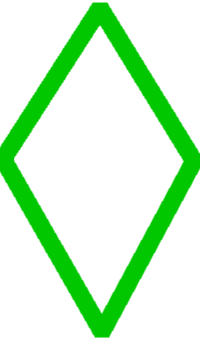
#> input picture symbolimages/greendiamond.png, 200 x 350 px
$ python -i processCards.py   (imports and definitions only)   (Python 2 division)
#> lines starting #> are read from the running program, lines starting #| are printed output that depends on the picture
# Process cards for the Set Solver game
# Stephen Mayhew - April 23, 2011

import cv
import math
import os

# Global variable for debugging. Add text to the string to catch debug flags
# Options are number, fill, color, shape
# The check is simply:
#     if "number" in debug: ...
debug = ""

class Card:
    """ A useful way to store both bounding box and attributes """

    # [6 lines left out: function __init__, not called in this run]

    def __str__(self):
        tmpShape = self.shape if self.number == 1 else self.shape + "s"
        return "Card: " + str(self.number) + " " + self.color + " " + self.fill + " " + tmpShape


# [336 lines left out: functions getThresholdsFromList, makeBoardImage, getMeaningFromCards, fillPreProcess, getFill, getShape, not called in this run]

def roundxy(pt):
    return (cv.Round(pt[0]), cv.Round(pt[1]))

# [122 lines left out: functions getColor, getNumber, findDistinctBoxes, not called in this run]


def extractCards(image):
    """
    Given an image, this will extract the cards from it.

    This returns a list of lists. The internal lists each represent
    1 card, and have length of 1, 2 or 3, depending on the number
    of symbols on the card. Each element in an internal list is
    a tuple which is the bounding box of the symbol on the card.

    It is likely that the output from this will go to the
    getMeaningFromCards() function.
    """

    # make a grayscale version
    gray = cv.CreateImage((image.width, image.height), 8, 1)
    cv.CvtColor(image, gray, cv.CV_RGB2GRAY)

    # smooth it
    cv.Smooth(gray, gray)

    # Nice to have a dynamic way of finding this! -> AdaptiveThreshold is that
    # What is this?
    thresh = 90 # play around with this
    max_value = 255
    #cv.Threshold(gray, gray, thresh, max_value, cv.CV_THRESH_BINARY)
    #cv.AdaptiveThreshold(gray,gray,max_value,blockSize=11)

    cpy1 = cv.CloneImage(gray)
    cv.Canny(gray, gray, 50,100)

    #cv.Erode(gray, gray)
    #cv.Erode(gray, gray)
    cv.Dilate(gray, gray)

    #cv.Not(gray,gray)
    #cv.ShowImage("sub", gray)
    #cv.WaitKey(0)

    storage = cv.CreateMemStorage (0)

    cpy = cv.CloneImage(gray)
    contours = cv.FindContours( cpy, storage, cv.CV_RETR_LIST, cv.CV_CHAIN_APPROX_SIMPLE, (0,0) );
    #contours = cv.ApproxPoly(contours, cv.CreateMemStorage(), cv.CV_POLY_APPROX_DP, 3, 1)

    #cv.ShowImage("sub", cpy)
    #cv.WaitKey(0)

    bboxes = []

    if contours:
        while(contours):
            area = cv.ContourArea(contours)

            # We also want the area of the contours to be relatively close to the
            # area of the bounding boxes.
            b = cv.BoundingRect(contours)
            barea = b[2]*b[3]

            acceptableRatioBottom = 1
            acceptableRatioTop = 2

            # Only accept contours within a certain area range
            if (area > 250 and area < 5000 and area < image.width*image.height*2/3
                and acceptableRatioBottom < barea/area < acceptableRatioTop):

                # So if the area of the box is much different from the area of the
                # contour, then ignore it (no code yet)
                #print barea, area
                #print "Area diff:", abs(barea-area)

                # Inflate the rectangles slightly (to make recognition a little easier
                amount = 5
                b0 = b[0] - amount if b[0] >= amount else b[0]
                b1 = b[1] - amount if b[1] >= amount else 0
                b2 = b[2] + 2*amount if b[2] < 2*amount+image.width else b[2]
                b3 = b[3] + 2*amount if b[2] < 2*amount+image.height else b[3]

                # Tuples cannot be modified, so we
                # create a new one
                b = (b0, b1, b2, b3)

                bboxes.append(b)


                # [6 lines of commented-out code are left out]


            contours = contours.h_next()

    bboxes = findDistinctBoxes(bboxes)

    areas = []

    # Find average size of bounding boxes and remove those that are not close to the average
    areas = map(lambda b: b[2]*b[3], bboxes)

    areas = sorted(areas)
    # print areas

    # Get the average.
    # I may want the mode instead.
    avg = 0
    if len(areas) > 0:
        avg = sum(areas)/len(areas)
    else:
        print "avg is 0"
    print avg

    # remove boxes that are very far from the average
    #if box is less than half the average, or greater than twice the average, then skip it.
    # We deal with this already.
    bboxes = [b for b in bboxes if not (avg/2 > b[2]*b[3] or b[2]*b[3] > 2*avg)]

    return groupBoxes(bboxes, image)


# [147 lines left out: functions groupBoxes, isSet, SolveGame, drawBoundingBoxes, findDistinctBoxes, not called in this run]


# [15 lines not run here, left out]


>>> import cv2
>>> picture = cv2.imread('symbolimages/greendiamond.png', cv2.IMREAD_GRAYSCALE)
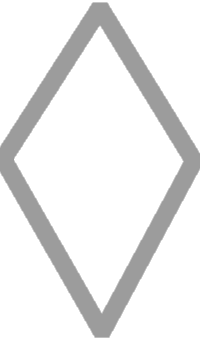
#> picture: shape (350, 200); min 156, max 255, mean 236.2
#> (the run stopped early here; a loop or call above may not have finished)

$ run again, on symbolimages/greenovalstriped.png
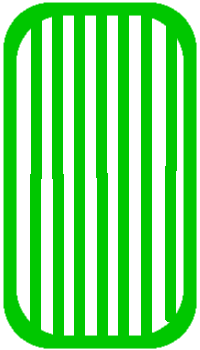
#> input picture symbolimages/greenovalstriped.png, 200 x 350 px
#> `picture = cv2.imread('symbolimages/greendiamond.png', cv2.IMREAD_GRAYS..`:
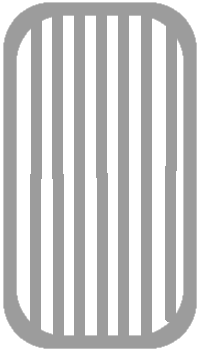
#> picture: shape (350, 200); min 156, max 255, mean 201.8

$ run again, on symbolimages/greensquiggle.png
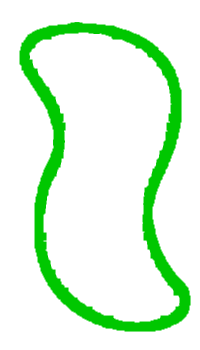
#> input picture symbolimages/greensquiggle.png, 200 x 350 px
#> `picture = cv2.imread('symbolimages/greendiamond.png', cv2.IMREAD_GRAYS..`:
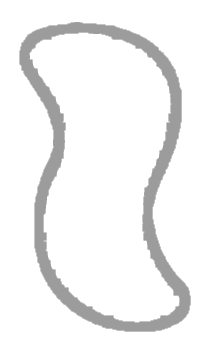
#> picture: shape (350, 200); min 156, max 255, mean 241.3
